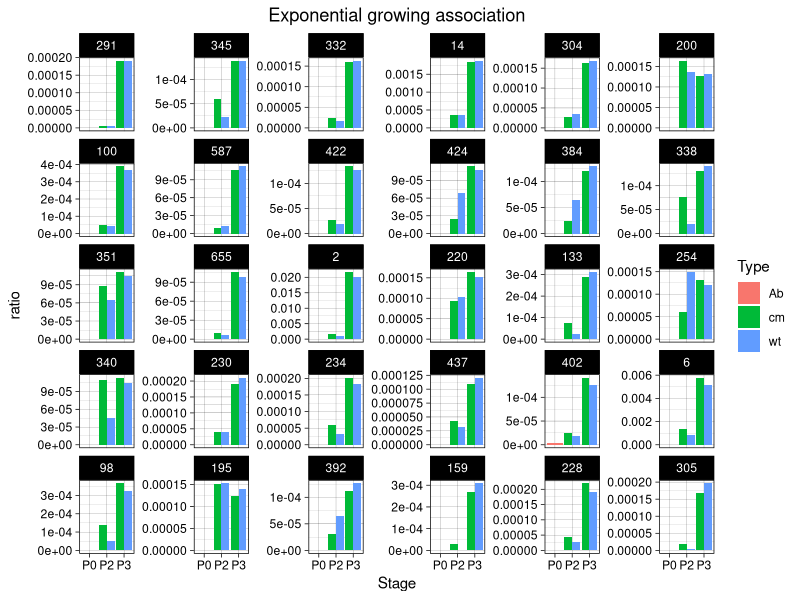

Reproduce this figure in R.
library(reshape2)
library(ggplot2)
library(stringr)

TB <- read.csv("Result/ExpRe.csv") 
TB = TB[TB$exp> 1.2,]
TB_l <- reshape(TB[-1], timevar = 'Type', idvar = 'ID', direction = 'wide')
TB_l <- na.omit(TB_l)
TB_l$dif <- abs(TB_l$exp.wt - TB_l$exp.cm)
TB_l$dif_rf <- abs(1-(TB_l$exp.wt/ TB_l$exp.cm))

Count_ID <- read.table("Result/Counts_duplciate.csv", header = 0)
Count <- read.table('Result/Counts_total.csv', header = 0)
Count_ID$ratio = 0
for(i in Count$V2){
    Count_ID$ratio[Count_ID$V2==i] = Count_ID$V3[Count_ID$V2==i]/Count$V3[Count$V2==i]
}
colnames(Count_ID) <- c('ID', 'Sample', 'Counts', 'ratio')
Count_ID <- cbind(Count_ID, as.data.frame(str_split_fixed(Count_ID$Sample, '_', 2)))
colnames(Count_ID)[5:6] <- c('Stage', 'Type')

Count_plot <- Count_ID[Count_ID$ID %in% head(TB_l$ID[order(TB_l$dif_rf)], 30),]
Count_plot$ID <- factor(Count_plot$ID, levels=TB_l$ID[order(TB_l$dif_rf)])

ggplot(Count_plot, aes(Stage, ratio, fill = Type)) +  
    geom_bar(stat = 'identity', position = 'dodge') + facet_wrap(~ID, scales = 'free_y')+ 
    theme_linedraw() + ggtitle('Exponential growing association') + theme(plot.title = element_text(hjust = .5))
